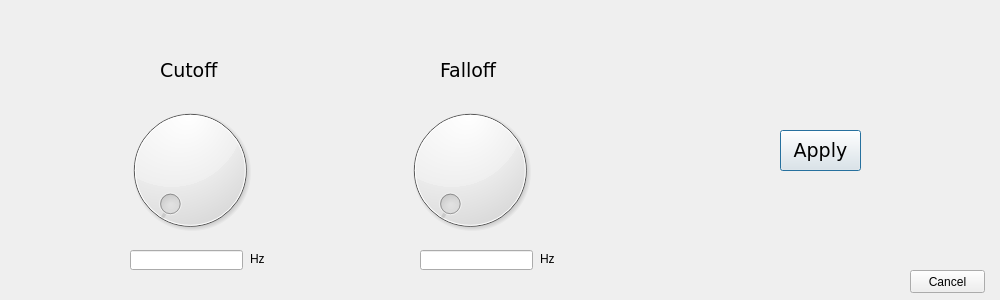
<?xml version="1.0" encoding="UTF-8"?>
<ui version="4.0">
 <class>LPHPDialog</class>
 <widget class="QDialog" name="LPHPDialog">
  <property name="geometry">
   <rect>
    <x>0</x>
    <y>0</y>
    <width>1000</width>
    <height>300</height>
   </rect>
  </property>
  <property name="windowTitle">
   <string>Dialog</string>
  </property>
  <widget class="QDial" name="dial">
   <property name="geometry">
    <rect>
     <x>120</x>
     <y>100</y>
     <width>140</width>
     <height>140</height>
    </rect>
   </property>
   <property name="mouseTracking">
    <bool>false</bool>
   </property>
   <property name="tabletTracking">
    <bool>false</bool>
   </property>
   <property name="maximum">
    <number>10000</number>
   </property>
   <property name="notchesVisible">
    <bool>false</bool>
   </property>
  </widget>
  <widget class="QLabel" name="label">
   <property name="geometry">
    <rect>
     <x>160</x>
     <y>60</y>
     <width>61</width>
     <height>21</height>
    </rect>
   </property>
   <property name="font">
    <font>
     <family>Verdana</family>
     <pointsize>14</pointsize>
    </font>
   </property>
   <property name="text">
    <string>Cutoff</string>
   </property>
  </widget>
  <widget class="QLabel" name="label_2">
   <property name="geometry">
    <rect>
     <x>440</x>
     <y>60</y>
     <width>61</width>
     <height>21</height>
    </rect>
   </property>
   <property name="font">
    <font>
     <family>Verdana</family>
     <pointsize>14</pointsize>
    </font>
   </property>
   <property name="text">
    <string>Falloff</string>
   </property>
  </widget>
  <widget class="QDial" name="dial_2">
   <property name="geometry">
    <rect>
     <x>400</x>
     <y>100</y>
     <width>140</width>
     <height>140</height>
    </rect>
   </property>
   <property name="maximum">
    <number>1000</number>
   </property>
   <property name="notchesVisible">
    <bool>false</bool>
   </property>
  </widget>
  <widget class="QPushButton" name="pushButton">
   <property name="geometry">
    <rect>
     <x>780</x>
     <y>130</y>
     <width>81</width>
     <height>41</height>
    </rect>
   </property>
   <property name="font">
    <font>
     <family>Verdana</family>
     <pointsize>14</pointsize>
    </font>
   </property>
   <property name="text">
    <string>Apply</string>
   </property>
  </widget>
  <widget class="QPushButton" name="pushButton_2">
   <property name="geometry">
    <rect>
     <x>910</x>
     <y>270</y>
     <width>75</width>
     <height>23</height>
    </rect>
   </property>
   <property name="text">
    <string>Cancel</string>
   </property>
  </widget>
  <widget class="QLineEdit" name="lineEdit">
   <property name="geometry">
    <rect>
     <x>130</x>
     <y>250</y>
     <width>113</width>
     <height>20</height>
    </rect>
   </property>
  </widget>
  <widget class="QLineEdit" name="lineEdit_2">
   <property name="geometry">
    <rect>
     <x>420</x>
     <y>250</y>
     <width>113</width>
     <height>20</height>
    </rect>
   </property>
  </widget>
  <widget class="QLabel" name="label_3">
   <property name="geometry">
    <rect>
     <x>250</x>
     <y>250</y>
     <width>67</width>
     <height>17</height>
    </rect>
   </property>
   <property name="text">
    <string>Hz</string>
   </property>
  </widget>
  <widget class="QLabel" name="label_4">
   <property name="geometry">
    <rect>
     <x>540</x>
     <y>250</y>
     <width>67</width>
     <height>17</height>
    </rect>
   </property>
   <property name="text">
    <string>Hz</string>
   </property>
  </widget>
 </widget>
 <resources/>
 <connections/>
</ui>
